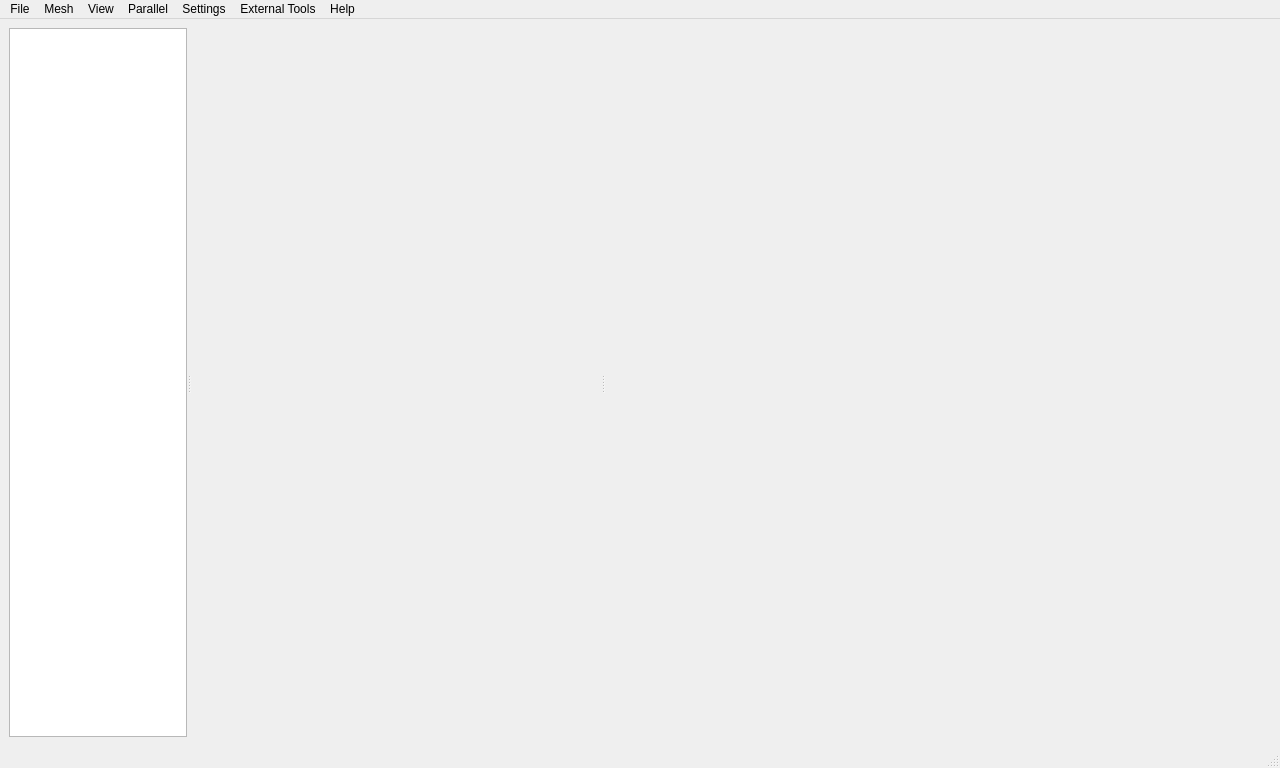
<?xml version="1.0" encoding="UTF-8"?>
<ui version="4.0">
 <class>MainWindow</class>
 <widget class="QMainWindow" name="MainWindow">
  <property name="geometry">
   <rect>
    <x>0</x>
    <y>0</y>
    <width>1280</width>
    <height>768</height>
   </rect>
  </property>
  <property name="sizePolicy">
   <sizepolicy hsizetype="Fixed" vsizetype="Preferred">
    <horstretch>0</horstretch>
    <verstretch>0</verstretch>
   </sizepolicy>
  </property>
  <property name="windowTitle">
   <string>MainWindow</string>
  </property>
  <widget class="QWidget" name="centralwidget">
   <property name="sizePolicy">
    <sizepolicy hsizetype="Fixed" vsizetype="Preferred">
     <horstretch>0</horstretch>
     <verstretch>0</verstretch>
    </sizepolicy>
   </property>
   <property name="minimumSize">
    <size>
     <width>600</width>
     <height>0</height>
    </size>
   </property>
   <property name="maximumSize">
    <size>
     <width>600</width>
     <height>16777215</height>
    </size>
   </property>
   <layout class="QVBoxLayout" name="verticalLayout_3">
    <item>
     <widget class="QSplitter" name="splitter">
      <property name="sizePolicy">
       <sizepolicy hsizetype="Preferred" vsizetype="Preferred">
        <horstretch>0</horstretch>
        <verstretch>0</verstretch>
       </sizepolicy>
      </property>
      <property name="maximumSize">
       <size>
        <width>16777215</width>
        <height>16777215</height>
       </size>
      </property>
      <property name="orientation">
       <enum>Qt::Horizontal</enum>
      </property>
      <property name="childrenCollapsible">
       <bool>false</bool>
      </property>
      <widget class="QTreeWidget" name="navigatorView">
       <property name="sizePolicy">
        <sizepolicy hsizetype="Preferred" vsizetype="Expanding">
         <horstretch>0</horstretch>
         <verstretch>0</verstretch>
        </sizepolicy>
       </property>
       <property name="minimumSize">
        <size>
         <width>0</width>
         <height>0</height>
        </size>
       </property>
       <attribute name="headerVisible">
        <bool>false</bool>
       </attribute>
       <column>
        <property name="text">
         <string notr="true">1</string>
        </property>
       </column>
      </widget>
      <widget class="QStackedWidget" name="formView">
       <property name="sizePolicy">
        <sizepolicy hsizetype="Preferred" vsizetype="Preferred">
         <horstretch>0</horstretch>
         <verstretch>0</verstretch>
        </sizepolicy>
       </property>
       <property name="minimumSize">
        <size>
         <width>400</width>
         <height>0</height>
        </size>
       </property>
       <property name="currentIndex">
        <number>0</number>
       </property>
       <widget class="QWidget" name="emptyPage">
        <layout class="QVBoxLayout" name="verticalLayout">
         <item>
          <widget class="QLabel" name="label">
           <property name="sizePolicy">
            <sizepolicy hsizetype="Preferred" vsizetype="Expanding">
             <horstretch>0</horstretch>
             <verstretch>0</verstretch>
            </sizepolicy>
           </property>
           <property name="minimumSize">
            <size>
             <width>0</width>
             <height>0</height>
            </size>
           </property>
           <property name="text">
            <string/>
           </property>
          </widget>
         </item>
        </layout>
       </widget>
       <widget class="QWidget" name="listPage">
        <layout class="QVBoxLayout" name="verticalLayout_2">
         <item>
          <widget class="QLabel" name="title">
           <property name="text">
            <string>TextLabel</string>
           </property>
          </widget>
         </item>
         <item>
          <widget class="QListWidget" name="editList">
           <property name="minimumSize">
            <size>
             <width>0</width>
             <height>200</height>
            </size>
           </property>
           <property name="modelColumn">
            <number>0</number>
           </property>
          </widget>
         </item>
         <item>
          <widget class="QWidget" name="widget" native="true">
           <layout class="QHBoxLayout" name="horizontalLayout">
            <item>
             <spacer name="horizontalSpacer">
              <property name="orientation">
               <enum>Qt::Horizontal</enum>
              </property>
              <property name="sizeHint" stdset="0">
               <size>
                <width>120</width>
                <height>20</height>
               </size>
              </property>
             </spacer>
            </item>
            <item>
             <widget class="QPushButton" name="edit">
              <property name="locale">
               <locale language="English" country="UnitedStates"/>
              </property>
              <property name="text">
               <string>Edit</string>
              </property>
             </widget>
            </item>
           </layout>
          </widget>
         </item>
         <item>
          <spacer name="verticalSpacer">
           <property name="orientation">
            <enum>Qt::Vertical</enum>
           </property>
           <property name="sizeHint" stdset="0">
            <size>
             <width>20</width>
             <height>219</height>
            </size>
           </property>
          </spacer>
         </item>
        </layout>
       </widget>
      </widget>
     </widget>
    </item>
   </layout>
  </widget>
  <widget class="QMenuBar" name="menubar">
   <property name="geometry">
    <rect>
     <x>0</x>
     <y>0</y>
     <width>1280</width>
     <height>22</height>
    </rect>
   </property>
   <widget class="QMenu" name="menuFile">
    <property name="title">
     <string>File</string>
    </property>
    <widget class="QMenu" name="menuLoadMesh">
     <property name="title">
      <string>Load Mesh</string>
     </property>
     <addaction name="actionOpenFoam"/>
     <addaction name="actionFluent2D"/>
     <addaction name="actionFluent3D"/>
     <addaction name="actionStarCCM"/>
     <addaction name="actionGmsh"/>
     <addaction name="actionIdeas"/>
     <addaction name="actionNasaPlot3d"/>
    </widget>
    <addaction name="actionSave"/>
    <addaction name="actionSaveAs"/>
    <addaction name="menuLoadMesh"/>
    <addaction name="actionCloseCase"/>
    <addaction name="separator"/>
    <addaction name="actionExit"/>
   </widget>
   <widget class="QMenu" name="menuView">
    <property name="title">
     <string>View</string>
    </property>
   </widget>
   <widget class="QMenu" name="menuSetting">
    <property name="title">
     <string>Settings</string>
    </property>
    <addaction name="actionScale"/>
    <addaction name="actionLanguage"/>
    <addaction name="actionParaViewSetting"/>
   </widget>
   <widget class="QMenu" name="menuMesh">
    <property name="title">
     <string>Mesh</string>
    </property>
    <addaction name="actionMeshScale"/>
    <addaction name="actionMeshTranslate"/>
    <addaction name="actionMeshRotate"/>
   </widget>
   <widget class="QMenu" name="menuHelp">
    <property name="title">
     <string>Help</string>
    </property>
    <addaction name="actionAbout"/>
   </widget>
   <widget class="QMenu" name="menuParallel">
    <property name="title">
     <string>Parallel</string>
    </property>
    <addaction name="actionParallelEnvironment"/>
   </widget>
   <widget class="QMenu" name="menuExternal_Tools">
    <property name="title">
     <string>External Tools</string>
    </property>
    <addaction name="actionParaView"/>
   </widget>
   <addaction name="menuFile"/>
   <addaction name="menuMesh"/>
   <addaction name="menuView"/>
   <addaction name="menuParallel"/>
   <addaction name="menuSetting"/>
   <addaction name="menuExternal_Tools"/>
   <addaction name="menuHelp"/>
  </widget>
  <widget class="QStatusBar" name="statusbar"/>
  <widget class="QDockWidget" name="emptyDock">
   <property name="sizePolicy">
    <sizepolicy hsizetype="Expanding" vsizetype="Preferred">
     <horstretch>0</horstretch>
     <verstretch>0</verstretch>
    </sizepolicy>
   </property>
   <property name="features">
    <set>QDockWidget::NoDockWidgetFeatures</set>
   </property>
   <property name="allowedAreas">
    <set>Qt::RightDockWidgetArea</set>
   </property>
   <property name="windowTitle">
    <string/>
   </property>
   <attribute name="dockWidgetArea">
    <number>2</number>
   </attribute>
   <widget class="QWidget" name="dockWidgetContents">
    <layout class="QVBoxLayout" name="verticalLayout_4">
     <property name="leftMargin">
      <number>0</number>
     </property>
     <property name="topMargin">
      <number>0</number>
     </property>
     <property name="rightMargin">
      <number>0</number>
     </property>
     <property name="bottomMargin">
      <number>0</number>
     </property>
     <item>
      <widget class="QLabel" name="label_2">
       <property name="text">
        <string/>
       </property>
      </widget>
     </item>
    </layout>
   </widget>
  </widget>
  <action name="actionCloseCase">
   <property name="text">
    <string>Close Case</string>
   </property>
  </action>
  <action name="actionSave">
   <property name="text">
    <string>Save</string>
   </property>
  </action>
  <action name="actionSaveAs">
   <property name="text">
    <string>Save As</string>
   </property>
  </action>
  <action name="actionPreference">
   <property name="text">
    <string>Preference</string>
   </property>
  </action>
  <action name="actionExit">
   <property name="text">
    <string>Exit</string>
   </property>
  </action>
  <action name="actionScale">
   <property name="text">
    <string>Scale</string>
   </property>
  </action>
  <action name="actionLanguage">
   <property name="text">
    <string>Language</string>
   </property>
  </action>
  <action name="actionMeshScale">
   <property name="text">
    <string>Scale</string>
   </property>
  </action>
  <action name="actionMeshTranslate">
   <property name="text">
    <string>Translate</string>
   </property>
  </action>
  <action name="actionMeshRotate">
   <property name="text">
    <string>Rotate</string>
   </property>
  </action>
  <action name="actionOpenFoam">
   <property name="text">
    <string>OpenFOAM</string>
   </property>
  </action>
  <action name="actionFluent2D">
   <property name="enabled">
    <bool>true</bool>
   </property>
   <property name="text">
    <string>Fluent Mesh  (ASCII)</string>
   </property>
  </action>
  <action name="actionFluent3D">
   <property name="text">
    <string>Fluent Case (ASCII)</string>
   </property>
  </action>
  <action name="actionStarCCM">
   <property name="enabled">
    <bool>true</bool>
   </property>
   <property name="text">
    <string>StarCCM+</string>
   </property>
   <property name="visible">
    <bool>true</bool>
   </property>
  </action>
  <action name="actionGmsh">
   <property name="text">
    <string>Gmsh (ASCII)</string>
   </property>
  </action>
  <action name="actionIdeas">
   <property name="text">
    <string>I-deas Universal (ASCII)</string>
   </property>
  </action>
  <action name="actionNasaPlot3d">
   <property name="enabled">
    <bool>false</bool>
   </property>
   <property name="text">
    <string>PLOT3D GRID (ASCII)</string>
   </property>
  </action>
  <action name="actionParaView">
   <property name="text">
    <string>ParaView</string>
   </property>
  </action>
  <action name="actionAbout">
   <property name="text">
    <string>About</string>
   </property>
  </action>
  <action name="actionParallelEnvironment">
   <property name="text">
    <string>Environment</string>
   </property>
  </action>
  <action name="actionParaViewSetting">
   <property name="text">
    <string>ParaView</string>
   </property>
  </action>
 </widget>
 <resources/>
 <connections/>
</ui>
